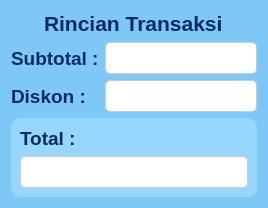
           <widget class="QFrame" name="detail_transaction_frame">
            <property name="sizePolicy">
             <sizepolicy hsizetype="Preferred" vsizetype="Expanding">
              <horstretch>0</horstretch>
              <verstretch>0</verstretch>
             </sizepolicy>
            </property>
            <property name="styleSheet">
             <string notr="true">QFrame {
    background-color: #7ec8f7; 
    border-radius: 5px; 
}</string>
            </property>
            <property name="frameShape">
             <enum>QFrame::Shape::StyledPanel</enum>
            </property>
            <property name="frameShadow">
             <enum>QFrame::Shadow::Raised</enum>
            </property>
            <layout class="QGridLayout" name="gridLayout_10">
             <item row="5" column="1">
              <widget class="QLineEdit" name="diskon_input">
               <property name="font">
                <font>
                 <pointsize>11</pointsize>
                 <bold>true</bold>
                </font>
               </property>
               <property name="styleSheet">
                <string notr="true">QLineEdit {
    background-color: white;
    color: black;
    border: 1px solid #cccccc;
    border-radius: 5px;
    padding: 5px;
}</string>
               </property>
               <property name="readOnly">
                <bool>true</bool>
               </property>
              </widget>
             </item>
             <item row="0" column="0" colspan="2" alignment="Qt::AlignmentFlag::AlignHCenter">
              <widget class="QLabel" name="detail_label">
               <property name="font">
                <font>
                 <pointsize>16</pointsize>
                 <bold>true</bold>
                </font>
               </property>
               <property name="styleSheet">
                <string notr="true">QLabel {
    color: #042b62; }
</string>
               </property>
               <property name="text">
                <string>Rincian Transaksi</string>
               </property>
              </widget>
             </item>
             <item row="2" column="0">
              <widget class="QLabel" name="subtotal_label">
               <property name="font">
                <font>
                 <pointsize>14</pointsize>
                 <bold>true</bold>
                </font>
               </property>
               <property name="styleSheet">
                <string notr="true">QLabel {
    color: #042b62; }
</string>
               </property>
               <property name="text">
                <string>Subtotal :</string>
               </property>
              </widget>
             </item>
             <item row="5" column="0">
              <widget class="QLabel" name="diskon_total">
               <property name="font">
                <font>
                 <pointsize>14</pointsize>
                 <bold>true</bold>
                </font>
               </property>
               <property name="styleSheet">
                <string notr="true">QLabel {
    color: #042b62; }
</string>
               </property>
               <property name="text">
                <string>Diskon :</string>
               </property>
              </widget>
             </item>
             <item row="6" column="0" colspan="2">
              <widget class="QFrame" name="total_frame">
               <property name="styleSheet">
                <string notr="true">QFrame {
    background-color: #97D7FF; /* Warna kartu putih */
    border-radius: 10px; /* Ujung kartu agak melengkung */
}</string>
               </property>
               <property name="frameShape">
                <enum>QFrame::Shape::StyledPanel</enum>
               </property>
               <property name="frameShadow">
                <enum>QFrame::Shadow::Raised</enum>
               </property>
               <layout class="QGridLayout" name="gridLayout_11">
                <item row="0" column="0">
                 <widget class="QLabel" name="label_15">
                  <property name="font">
                   <font>
                    <pointsize>14</pointsize>
                    <bold>true</bold>
                   </font>
                  </property>
                  <property name="styleSheet">
                   <string notr="true">QLabel {
    color: #042b62; }
</string>
                  </property>
                  <property name="text">
                   <string>Total :</string>
                  </property>
                 </widget>
                </item>
                <item row="1" column="0">
                 <widget class="QLineEdit" name="total_input">
                  <property name="sizePolicy">
                   <sizepolicy hsizetype="Expanding" vsizetype="Preferred">
                    <horstretch>0</horstretch>
                    <verstretch>0</verstretch>
                   </sizepolicy>
                  </property>
                  <property name="font">
                   <font>
                    <pointsize>11</pointsize>
                    <bold>true</bold>
                   </font>
                  </property>
                  <property name="styleSheet">
                   <string notr="true">QLineEdit {
    background-color: white;
    color: black;
    border: 1px solid #cccccc;
    border-radius: 5px;
    padding: 5px;
}</string>
                  </property>
                  <property name="readOnly">
                   <bool>true</bool>
                  </property>
                 </widget>
                </item>
               </layout>
              </widget>
             </item>
             <item row="2" column="1">
              <widget class="QLineEdit" name="subtotal_input">
               <property name="font">
                <font>
                 <pointsize>11</pointsize>
                 <bold>true</bold>
                </font>
               </property>
               <property name="styleSheet">
                <string notr="true">QLineEdit {
    background-color: white;
    color: black;
    border: 1px solid #cccccc;
    border-radius: 5px;
    padding: 5px;
}</string>
               </property>
               <property name="readOnly">
                <bool>true</bool>
               </property>
              </widget>
             </item>
            </layout>
           </widget>
